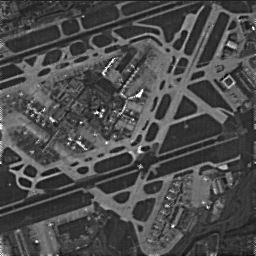
%> input picture SA_DCT/image_Aerial256.png, 256 x 256 px
$ octave --eval "result = sobel_filter(imread('../SA_DCT/image_Aerial256.png'));"   (GNU Octave 9; MATLAB toolbox functions it lacks are replaced by stand-ins)
%> lines starting %> are read from the running program, lines starting %| are printed output that depends on the picture
function [Gx, Gy, Gmag] = sobel_filter(I_in)
%SOBEL_FILTER Applies Sobel edge detection
%
%   [Gx, Gy, Gmag] = sobel_filter(I_in)
%
%   INPUT:
%       I_in  : grayscale image
%
%   OUTPUT:
%       Gx    : Sobel horizontal edges
%       Gy    : Sobel vertical edges
%       Gmag  : Gradient magnitude (sqrt(Gx^2 + Gy^2))

    I = double(I_in);

    %% Sobel kernels
    Sx = [ -1  0  1;
           -2  0  2;
           -1  0  1 ];

    Sy = [ -1 -2 -1;
            0  0  0;
            1  2  1 ];

    %% Convolution
    Gx = conv2(I, Sx, 'same');
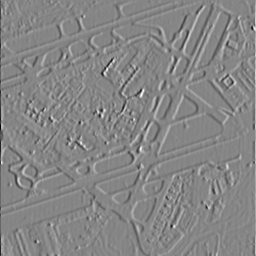
%> Gx: size 256x256 double; min -863, max 782, mean 0.3; drawn with min black and max white
    Gy = conv2(I, Sy, 'same');
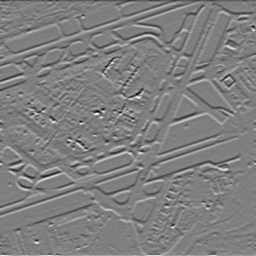
%> Gy: size 256x256 double; min -775, max 774, mean -0.4; drawn with min black and max white

    %% Gradient magnitude
    Gmag = sqrt(Gx.^2 + Gy.^2);
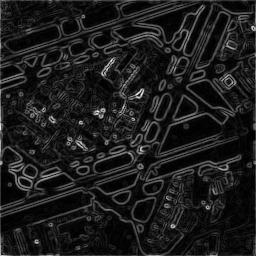
%> Gmag: size 256x256 double; min 0, max 944.8, mean 107.2; drawn with min black and max white

    %% Normalize & convert to uint8 for visualization
    Gx = uint8(255 * mat2gray(Gx));
%> Gx: size 256x256 uint8
    Gy = uint8(255 * mat2gray(Gy));
%> Gy: size 256x256 uint8
    Gmag = uint8(255 * mat2gray(Gmag));
%> Gmag: size 256x256 uint8
end
